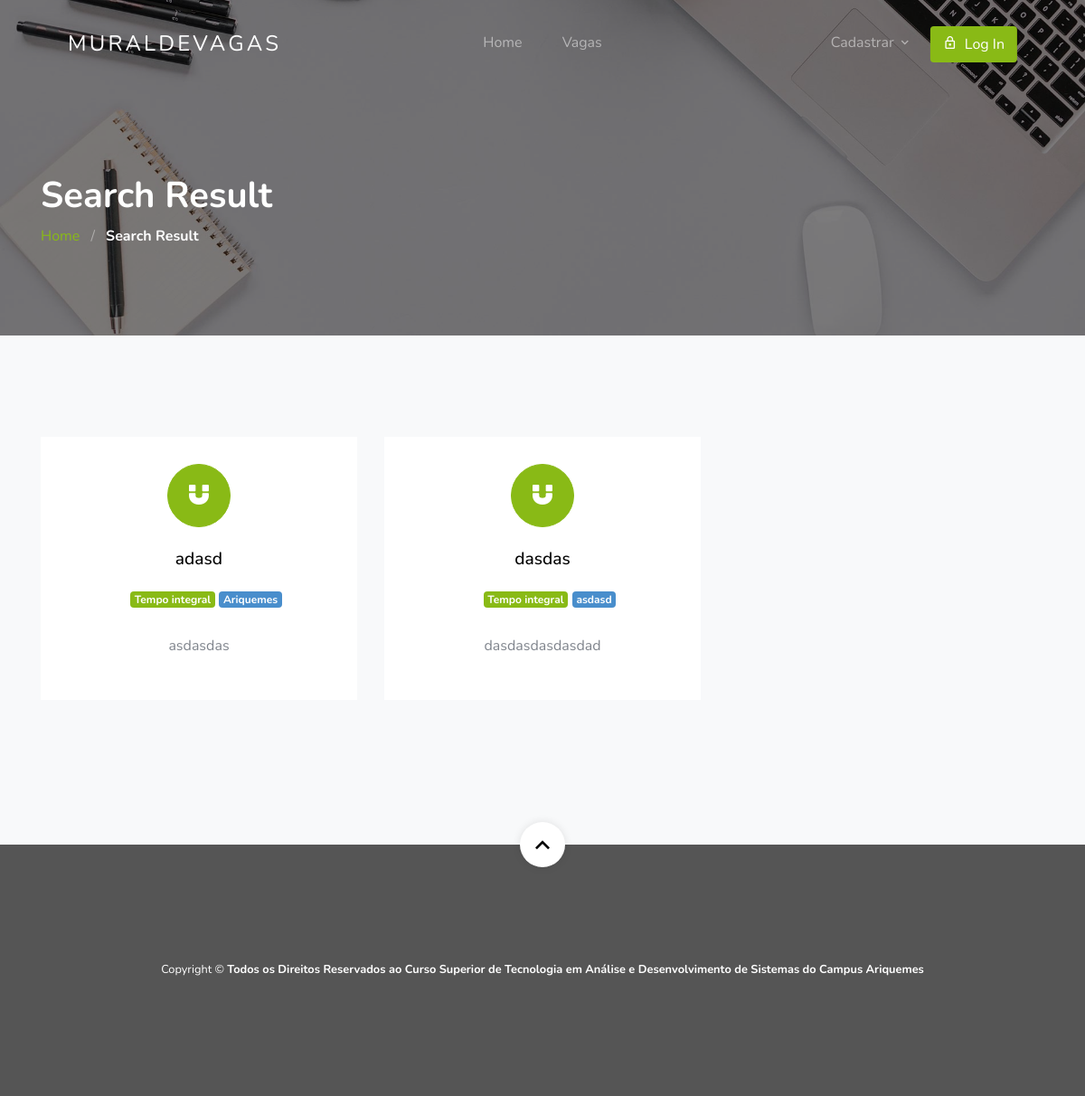
The app's page /result/, older data.
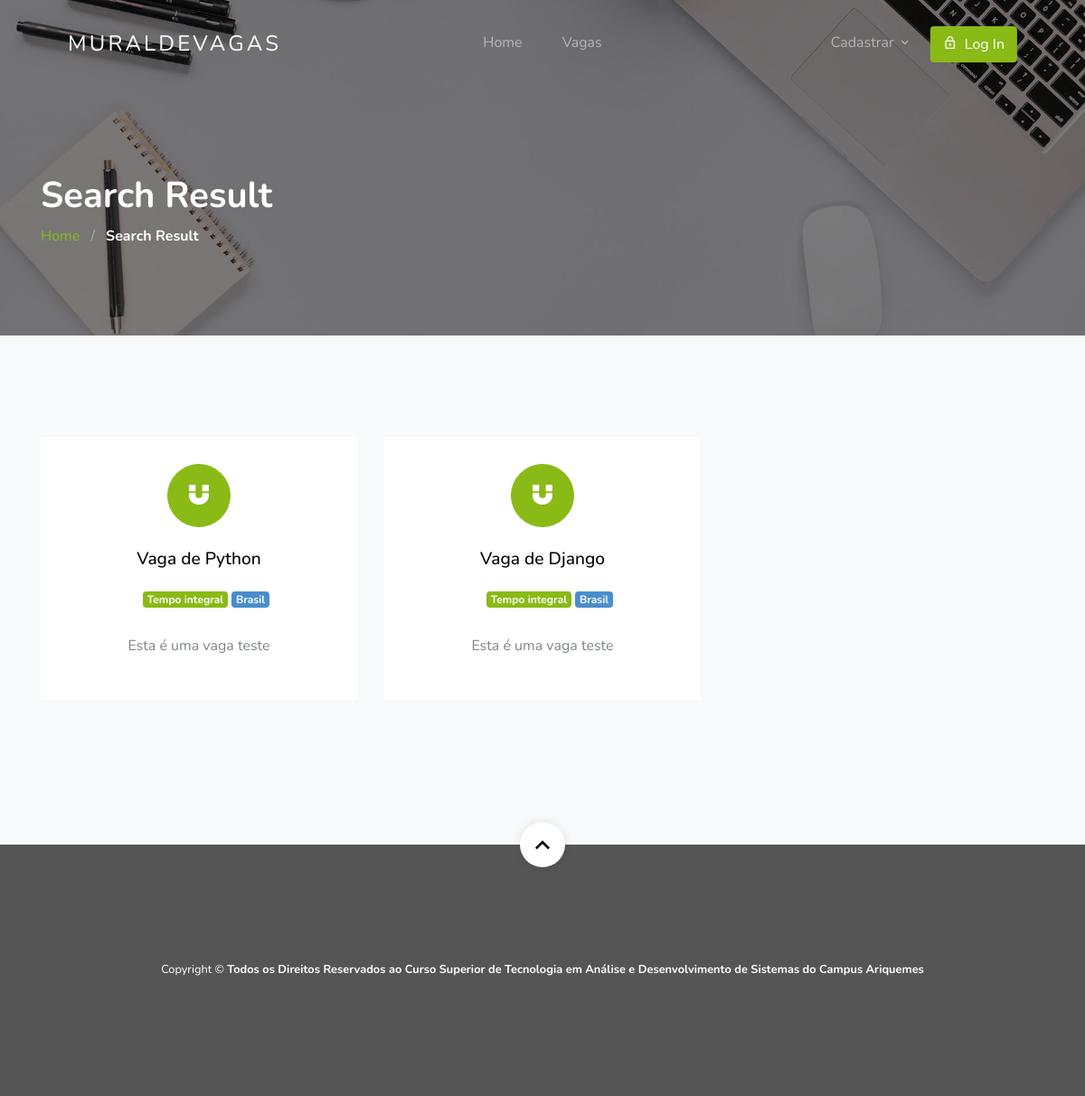
The same page, newer data.
### jobapp/models.py (models this page shows, shortened)
class Job(models.Model):
    user = models.ForeignKey(User, related_name='User', on_delete=models.CASCADE)
    title = models.CharField(max_length=300)
    description = RichTextField()
    tags = TaggableManager()
    location = models.CharField(max_length=300)
    job_type = models.CharField(choices=JOB_TYPE, max_length=1)
    salary = models.CharField(max_length=30, blank=True)
    company_name = models.CharField(max_length=300)
    company_description = RichTextField(blank=True, null=True)
    url = models.URLField(max_length=200)
    last_date = models.DateField()
    is_published = models.BooleanField(default=True)
    is_closed = models.BooleanField(default=False)
    timestamp = models.DateTimeField(auto_now=True)

### jobapp/views.py (the view)
# urls.py: path('result/', views.search_result_view, name='search_result'),
def search_result_view(request):
    job_list = Job.objects.order_by('-timestamp')
    if 'job_title_or_company_name' in request.GET:
        job_title_or_company_name = request.GET['job_title_or_company_name']
        if job_title_or_company_name:
            job_list = job_list.filter(title__icontains=job_title_or_company_name) | job_list.filter(
                company_name__icontains=job_title_or_company_name)
    if 'location' in request.GET:
        location = request.GET['location']
        if location:
            job_list = job_list.filter(location__icontains=location)
    if 'job_type' in request.GET:
        job_type = request.GET['job_type']
        if job_type:
            job_list = job_list.filter(job_type__iexact=job_type)
    paginator = Paginator(job_list, 10)
    page_number = request.GET.get('page')
    page_obj = paginator.get_page(page_number)
    context = {
        'page_obj': page_obj,
    }
    return render(request, 'jobapp/result.html', context)

### template/jobapp/result.html (shortened to what this page needs)
{% extends 'base.html' %}
{% load static %}
{% block content %}
<section class="section-hero overlay inner-page bg-image" style="background-image: url('{% static 'images/hero_1.jpg' %}');"
  id="home-section">
  <div class="container">
    <div class="row">
      <div class="col-md-7">
        <h1 class="text-white font-weight-bold">Search Result</h1>
        <div class="custom-breadcrumbs">
          <a href="{% url 'jobapp:home' %}">Home</a> <span class="mx-2 slash">/</span>
          <span class="text-white"><strong>Search Result</strong></span>
        </div>
      </div>
    </div>
  </div>
</section>
<section class="site-section services-section bg-light block__62849" id="next-section">
  <div class="container">
    <div class="row">
      {% for job in page_obj %}
      <div class="col-6 col-md-6 col-lg-4 mb-4 mb-lg-5">
        <a href="{% url 'jobapp:single-job' job.id %}" class="block__16443 min-h text-center d-block">
          <span class="custom-icon mx-auto"><span class="icon-magnet d-block"></span></span>
          <h3>{{ job.title }}</h3>
          <ul class="job-listing-meta list-unstyled pl-3 mb-0">
            <li class="menu-fix mb-2">
              {% if job.job_type == '1' %}
              <span class="badge badge-primary">
                Tempo integral
              </span>
              {% elif job.job_type == '2'%}
              <span class="badge badge-danger">
                Meio período
              </span>
              {% else  %}
              <span class="badge badge-info">
                Estágio
              </span>
              {% endif %}</li>
            <li class="badge badge-secondary menu-fix mb-2"> {{ job.location }}</li>
          </ul>
          <p>{{ job.description | safe | truncatechars:100}}</p>
        </a>
      </div>
      {% endfor %}
    </div>
  </div>
</section>
{% endblock content %}

Row changes from the older to the newer data that the page shows:
removed Job: title "adasd", job_type "Tempo integral", location "Ariquemes", description "asdasdas"
removed Job: title "dasdas", job_type "Tempo integral", location "asdasd", description "dasdasdasdasdad"
added Job: title "Vaga de Python", job_type "Tempo integral", location "Brasil", description "Esta é uma vaga teste"
added Job: title "Vaga de Django", job_type "Tempo integral", location "Brasil", description "Esta é uma vaga teste"
